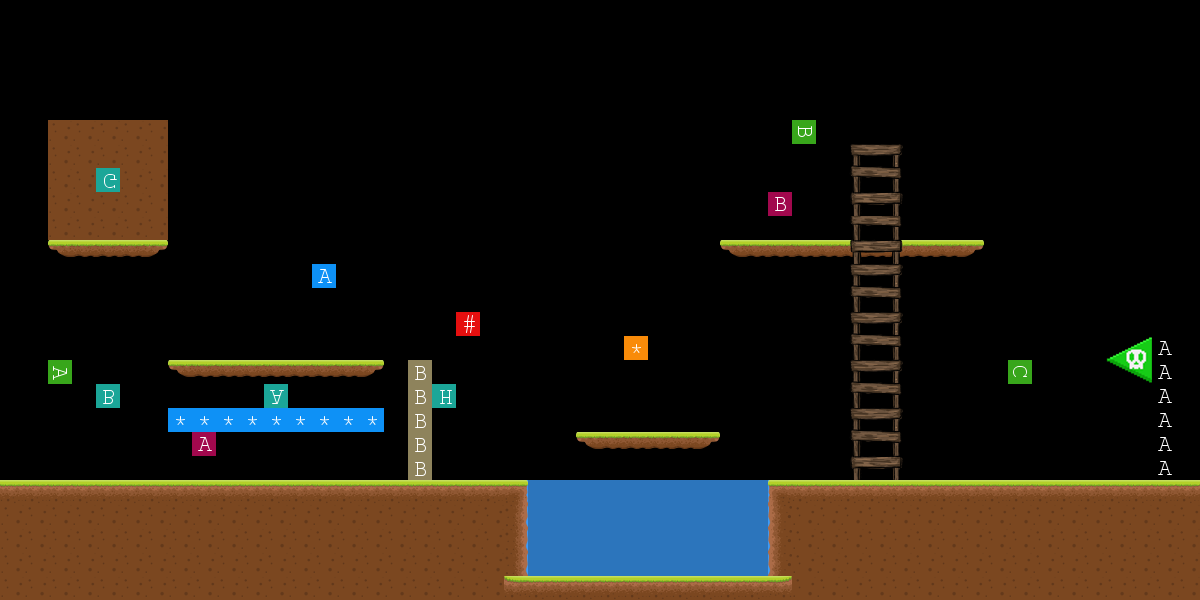

A 2D game scene composited from a Tiled map and its tileset images. What follows is a short description and the map's XML, with each tile layer's data collapsed to a summary:
An orthogonal 50x25 tile map with 24x24 px tiles, 12 tile layers (DecorationBack_1, Base_1, Base_2, Base_3, ...), 7 tilesets and 3 objects (1, 2, 3).

<map version="1.2" tiledversion="1.3.0" orientation="orthogonal" renderorder="right-down" compressionlevel="0" width="50" height="25" tilewidth="24" tileheight="24" infinite="0" nextlayerid="17" nextobjectid="10">
 <tileset firstgid="1" name="Base" tilewidth="24" tileheight="24" spacing="1" margin="1" tilecount="8" columns="8">
  <image source="maps/Base.png" width="201" height="26" />
  <tile id="7">
   <properties>
    <property name="DIRECTION" value="0,2,0" />
    <property name="LENGTH" value="96" />
    <property name="SPEED" value="2" />
    <property name="TYPE" value="2" />
   </properties>
  </tile>
 </tileset>
 <tileset firstgid="9" name="Solid" tilewidth="24" tileheight="24" spacing="1" margin="1" tilecount="8" columns="8">
  <image source="maps/Solid.png" width="201" height="26" />
 </tileset>
 <tileset firstgid="17" name="Location" tilewidth="24" tileheight="24" tilecount="100" columns="10">
  <image source="maps/Location.png" width="240" height="240" />
 </tileset>
 <tileset firstgid="117" name="Notification" tilewidth="24" tileheight="24" tilecount="100" columns="10">
  <image source="maps/Notification.png" width="240" height="240" />
 </tileset>
 <tileset firstgid="217" name="Liquid" tilewidth="24" tileheight="24" spacing="1" margin="1" tilecount="30" columns="6">
  <image source="maps/Water.png" width="151" height="126" />
 </tileset>
 <tileset firstgid="247" name="Ladder" tilewidth="24" tileheight="24" tilecount="36" columns="12">
  <image source="maps/Ladder.png" width="288" height="72" />
 </tileset>
 <tileset firstgid="283" name="Flags" tilewidth="24" tileheight="24" tilecount="330" columns="30">
  <image source="maps/MarioFlags.png" width="720" height="264" />
 </tileset>
 <layer id="11" name="DecorationBack_1" width="50" height="25">
  <data>[1250 cells, 29 non-empty, 15 distinct tile ids]</data>
 </layer>
 <layer id="1" name="Base_1" width="50" height="25">
  <data>[1250 cells, 54 non-empty, 6 distinct tile ids]</data>
 </layer>
 <layer id="5" name="Base_2" width="50" height="25">
  <properties>
   <property name="DIRECTION" value="0,-2,0" />
   <property name="LENGTH" value="96" />
   <property name="SPEED" value="2" />
   <property name="TYPEMOV" value="2" />
  </properties>
  <data>[1250 cells, 6 non-empty, 3 distinct tile ids]</data>
 </layer>
 <layer id="7" name="Base_3" width="50" height="25">
  <data>[1250 cells, 11 non-empty, 3 distinct tile ids]</data>
 </layer>
 <layer id="8" name="Ladder_1" width="50" height="25">
  <data>[1250 cells, 39 non-empty, 9 distinct tile ids]</data>
 </layer>
 <layer id="2" name="Solid_1" width="50" height="25">
  <data>[1250 cells, 158 non-empty, 3 distinct tile ids]</data>
 </layer>
 <layer id="16" name="Solid_2" width="50" height="25">
  <data>[1250 cells, 25 non-empty, 1 distinct tile ids]</data>
 </layer>
 <layer id="6" name="Liquid_1" width="50" height="25" opacity="0.75">
  <properties>
   <property name="ACCELERATION" value="0.35" />
   <property name="LOOPS" value="2" />
   <property name="SPEED" value="2" />
   <property name="TILES" value="1,2,3,4,5,6,7,8,9,10,11,12,13,14,15,16,17,18,19,20,21,22,23,24" />
   <property name="TYPEUPDATE" value="0" />
  </properties>
  <data>[1250 cells, 50 non-empty, 2 distinct tile ids]</data>
 </layer>
 <layer id="15" name="Base_Lake" width="50" height="25">
  <data>[1250 cells, 12 non-empty, 3 distinct tile ids]</data>
 </layer>
 <layer id="12" name="DecorationFront_1" width="50" height="25">
  <data>[1250 cells, 0 non-empty, 0 distinct tile ids]</data>
 </layer>
 <layer id="3" name="Location" width="50" height="25">
  <data>[1250 cells, 19 non-empty, 11 distinct tile ids]</data>
 </layer>
 <layer id="4" name="Notification" width="50" height="25">
  <data>[1250 cells, 13 non-empty, 4 distinct tile ids]</data>
 </layer>
 <objectgroup id="10" name="BadGuysObjectZone">
  <object id="1" name="1" x="289" y="242" width="72" height="70">
   <properties>
    <property name="0" value="YES" />
    <property name="1" value="NO" />
    <property name="2" value="NO" />
    <property name="3" value="YES" />
    <property name="4" value="0,6" />
    <property name="5" value="0" />
    <property name="6" value="100" />
    <property name="7" value="1000" />
    <property name="8" value="5" />
    <property name="9" value="71000" />
   </properties>
  </object>
  <object id="8" name="2" x="167" y="409" width="76" height="74">
   <properties>
    <property name="0" value="72000" />
    <property name="1" value="NO" />
   </properties>
  </object>
  <object id="9" name="3" x="743" y="165" width="76" height="74">
   <properties>
    <property name="0" value="72000" />
    <property name="1" value="NO" />
   </properties>
  </object>
 </objectgroup>
</map>
